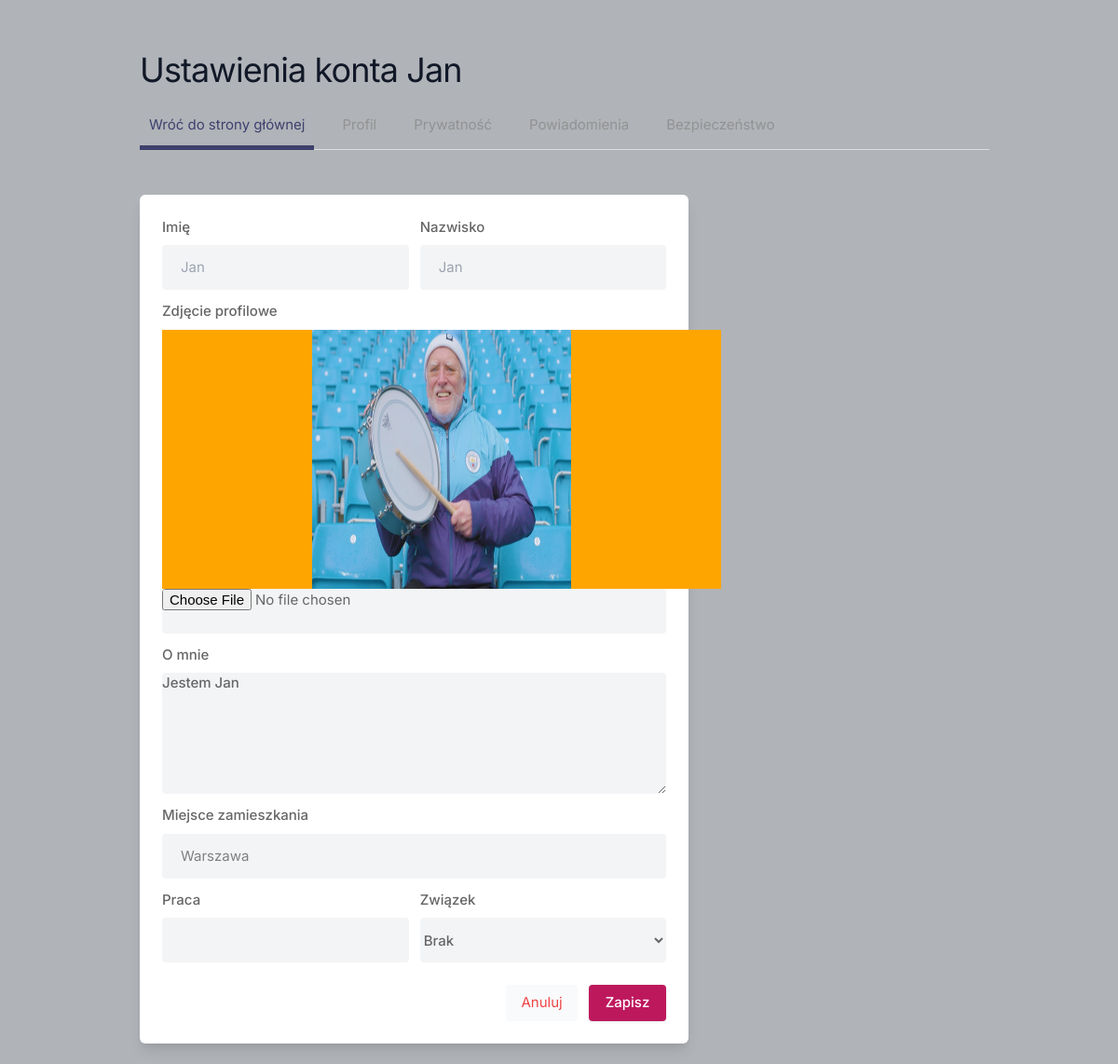
The app's page /settings (signed in) with its own data.
### core/models.py (models this page shows, shortened)
class Profile(models.Model):
    user = models.ForeignKey(User, on_delete=models.CASCADE)
    id_user = models.IntegerField()
    bio = models.TextField(blank=True)
    profileimg = models.ImageField(upload_to='profile-images', default='blank-profile-picture.png')
    location = models.CharField(max_length=100, blank=True)

### core/views.py (the view, shortened to what this page needs)
# urls.py: path('settings', views.settings, name='settings'),
@login_required(login_url='signin')
def settings(request):
    user_profile = Profile.objects.get(user=request.user)
    return render(request, 'setting.html', {'user_profile': user_profile})

### core/templates/setting.html (shortened to what this page needs)
{% load static %}
<!DOCTYPE html>
<html lang="en">
<head>
    <link rel="stylesheet" href="{% static 'assets/css/icons.css' %}">
    <link rel="stylesheet" href="{% static 'assets/css/uikit.css' %}">
    <link rel="stylesheet" href="{% static 'assets/css/style.css' %}">
    <link rel="stylesheet" href="{% static 'assets/css/tailwind.css' %}">
</head>
<body>
            <div class="container m-auto">
                <h1 class="text-4xl leading-none text-gray-900 tracking-tight mt-3"> Ustawienia konta {{user.username}}</h1>
                <ul class="mt-5 -mr-3 flex-nowrap lg:overflow-hidden overflow-x-scroll uk-tab">
                    <li class="uk-active"><a href="/">Wróć do strony głównej</a></li>
                    <li><a href="#">Profil</a></li>
                    <li><a href="#">Prywatność</a></li>
                    <li><a href="#">Powiadomienia</a></li>
                    <li><a href="#">Bezpieczeństwo</a></li>
                </ul>
                <div class="grid lg:grid-cols-3 mt-12 gap-8">
                    <div class="bg-white rounded-md lg:shadow-lg shadow col-span-2">
                    <form action="" method="POST" enctype="multipart/form-data">
                       <div class="grid grid-cols-2 gap-3 lg:p-6 p-4">
                           <div>
                               <label for=""> Imię</label>
                               <input type="text" placeholder={{user_profile.user}} class="shadow-none bg-gray-100">
                           </div>
                           <div>
                               <label for=""> Nazwisko</label>
                               <input type="text" placeholder={{user_profile.user}} class="shadow-none bg-gray-100">
                            </div>
                            <div class="col-span-2">
                                <label for="">Zdjęcie profilowe</label>
                                <div class="frame">
                                    <img src="{{user_profile.profileimg.url}}" width="278px" alt="Profile Image">
                                </div>
                                <input type="file" name="image" class="shadow-none bg-gray-100">
                            </div>
                            <div class="col-span-2">
                                <label for="about"> O mnie </label>
                                <textarea id="about" name="bio" rows="3"  class="shadow-none bg-gray-100">{{user_profile.bio}}</textarea>
                            </div>
                            <div class="col-span-2">
                                <label for=""> Miejsce zamieszkania </label>
                                <input type="text" name="location" value="{{user_profile.location}}" class="shadow-none bg-gray-100">
                            </div>
                            <div>
                               <label for=""> Praca </label>
                               <input type="text" placeholder="" class="shadow-none bg-gray-100">
                            </div>
                            <div>
                               <label for=""> Związek </label>
                               <select id="relationship" name="relationship"  class="shadow-none bg-gray-100">
                                <option value="0">Brak</option>
                              </select>
                            </div>
                       </div>
                       <div class="bg-gray-10 p-6 pt-0 flex justify-end space-x-3">
                           <button class="p-2 px-4 rounded bg-gray-50 text-red-500"> <a href="/"> Anuluj </a></button>
                           <button type="submit" class="button bg-blue-700"> Zapisz </button>
                       </div>
                    </form>
                    </div>
                    </div>
                    <br>
                </div>
</body>
</html>

### static/assets/css/style.css (style rules this page uses)
body { background-color: #B0B3B8!important; }
button { vertical-align: middle; }
span.button, button.button { background-color: #be185d; top: 0; color: #fff; position: relative; padding: 8px 18px; line-height: 22px; position: relative; font-weight: 500; font-size: 15px; display: inline-block; -webkit-transition: all 0.2s ease-in-out; transition: all 0.2s ease-in-out; cursor: pointer; overflow: hidden; border: none; border-radius: 4px; -webkit-box-shadow: 0 1px 3px rgba(0, 0, 0, 0.1); box-shadow: 0 1px 3px rgba(0, 0, 0, 0.1); }
input { height: 48px; line-height: 48px; padding: 0 20px; outline: none; font-size: 15px; color: #808080; max-width: 100%; width: 100%; -webkit-box-sizing: border-box; box-sizing: border-box; display: block; font-weight: 400; opacity: 1; border-radius: 4px; border: none; -webkit-box-shadow: 0 1px 4px 0px rgba(0, 0, 0, 0.12); box-shadow: 0 1px 4px 0px rgba(0, 0, 0, 0.12); }
input[type="text"], input[type="password"], input[type="email"], input[type="number"] { height: 48px; line-height: 48px; padding: 0 20px; outline: none; font-size: 15px; color: #808080; max-width: 100%; width: 100%; -webkit-box-sizing: border-box; box-sizing: border-box; display: block; font-weight: 400; opacity: 1; border-radius: 4px; border: none; -webkit-box-shadow: 0 1px 4px 0px rgba(0, 0, 0, 0.12); box-shadow: 0 1px 4px 0px rgba(0, 0, 0, 0.12); }
textarea { height: 48px; line-height: 48px; padding: 0 20px; outline: none; font-size: 15px; color: #808080; margin: 0 0 16px 0; max-width: 100%; width: 100%; -webkit-box-sizing: border-box; box-sizing: border-box; display: block; background-color: #fff; font-weight: 500; opacity: 1; border-radius: 4px; border: none; -webkit-box-shadow: 0 1px 4px 0px rgba(0, 0, 0, 0.12); box-shadow: 0 1px 4px 0px rgba(0, 0, 0, 0.12); }
select { height: 48px; line-height: 48px; padding: 0 20px; outline: none; font-size: 15px; color: #808080; margin: 0 0 16px 0; max-width: 100%; width: 100%; -webkit-box-sizing: border-box; box-sizing: border-box; display: block; background-color: #fff; font-weight: 500; opacity: 1; border-radius: 4px; border: none; -webkit-box-shadow: 0 1px 4px 0px rgba(0, 0, 0, 0.12); box-shadow: 0 1px 4px 0px rgba(0, 0, 0, 0.12); padding: 15px 18px; cursor: pointer; }
input { -webkit-transition: all 0.1s ease-in-out; transition: all 0.1s ease-in-out; }
::placeholder { color: #808080; opacity: 1; }
textarea { height: auto; line-height: 27px; padding: 20px; min-height: 130px; -webkit-transition: none !important; transition: none !important; min-width: 100%; }
label, legend { display: block; font-weight: bold; font-size: 15px; font-weight: 500; margin-bottom: 8px; }
button { border: none; margin: 0; padding: 0; width: auto; overflow: visible; background: transparent; color: inherit; font: inherit; line-height: normal; cursor: pointer; }
a { color: #be185d; -webkit-transition: 0.3s; transition: 0.3s; outline: none !important; }
button { outline: none !important; }
img { max-width: 100%; }
body { color: #666; font-size: 15px; line-height: 27px; background-color: #f0f2f5; font-family: "Inter", sans-serif; text-transform: none; }
h1, h2, h3, h4, h5, h6 { font-family: "Inter", sans-serif; text-transform: none; }
input[type="text"], input[type="password"], input[type="email"] { font-family: "Inter", sans-serif; text-transform: none; }
textarea, select { font-family: "Inter", sans-serif; text-transform: none; }
button, body .pac-container { font-family: "Inter", sans-serif; text-transform: none; }
h1, h2, h3, h4, h5, h6 { color: #333; font-weight: 500; margin: 0; padding: 0; }
h1 { font-size: 32px; }
@media (min-width: 1024px) { .container { max-width: 900px !important; padding-top: 45px; } }
.shadow-none { -webkit-box-shadow: none !important; box-shadow: none !important; }

### core/templates/setting.html (style rules this page uses)
.frame { width: 600px; height: 278px; background-color: orange; }
.frame img { display: block; margin-left: auto; margin-right: auto; height: 278px; }

### records on screen
Profile: user "Jan", profileimg (picture), bio "Jestem Jan", location "Warszawa"

### other values on screen
{{ user.username }} "Jan"
